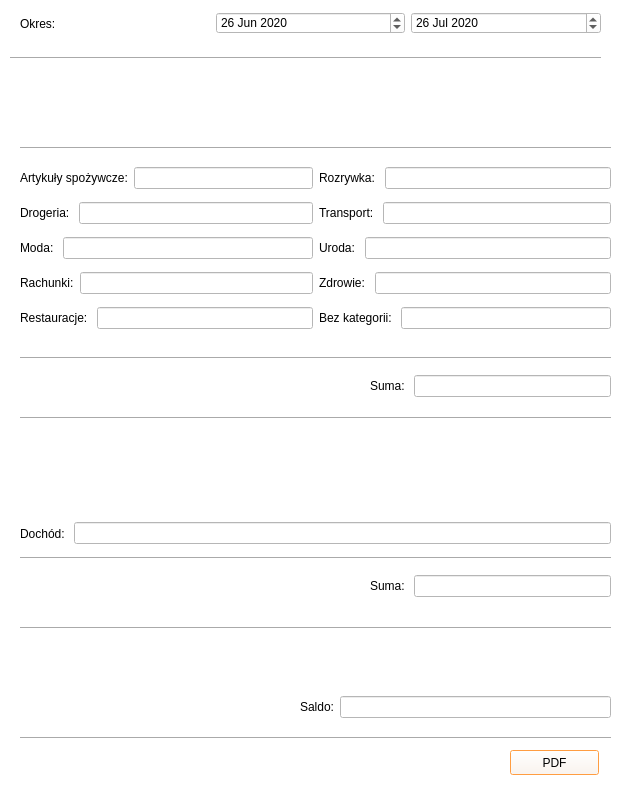
<?xml version="1.0" encoding="UTF-8"?>
<ui version="4.0">
 <class>Analysis</class>
 <widget class="QDialog" name="Analysis">
  <property name="geometry">
   <rect>
    <x>0</x>
    <y>0</y>
    <width>637</width>
    <height>785</height>
   </rect>
  </property>
  <property name="windowTitle">
   <string>Dialog</string>
  </property>
  <property name="styleSheet">
   <string notr="true">background-color: rgb(255, 255, 255);
selection-background-color: rgb(245, 121, 0);</string>
  </property>
  <widget class="QWidget" name="widget" native="true">
   <property name="geometry">
    <rect>
     <x>250</x>
     <y>60</y>
     <width>120</width>
     <height>80</height>
    </rect>
   </property>
   <property name="styleSheet">
    <string notr="true">image: url(:/images/iconsf-decrease-96.png);</string>
   </property>
  </widget>
  <widget class="Line" name="line_2">
   <property name="geometry">
    <rect>
     <x>20</x>
     <y>140</y>
     <width>591</width>
     <height>16</height>
    </rect>
   </property>
   <property name="orientation">
    <enum>Qt::Horizontal</enum>
   </property>
  </widget>
  <widget class="Line" name="line">
   <property name="geometry">
    <rect>
     <x>20</x>
     <y>350</y>
     <width>591</width>
     <height>16</height>
    </rect>
   </property>
   <property name="orientation">
    <enum>Qt::Horizontal</enum>
   </property>
  </widget>
  <widget class="Line" name="line_3">
   <property name="geometry">
    <rect>
     <x>20</x>
     <y>410</y>
     <width>591</width>
     <height>16</height>
    </rect>
   </property>
   <property name="orientation">
    <enum>Qt::Horizontal</enum>
   </property>
  </widget>
  <widget class="QWidget" name="widget_2" native="true">
   <property name="geometry">
    <rect>
     <x>250</x>
     <y>430</y>
     <width>120</width>
     <height>80</height>
    </rect>
   </property>
   <property name="styleSheet">
    <string notr="true">image: url(:/images/iconsf-increase-96.png);</string>
   </property>
  </widget>
  <widget class="QWidget" name="layoutWidget">
   <property name="geometry">
    <rect>
     <x>370</x>
     <y>570</y>
     <width>241</width>
     <height>32</height>
    </rect>
   </property>
   <layout class="QHBoxLayout" name="horizontalLayout_14">
    <item>
     <widget class="QLabel" name="label_14">
      <property name="styleSheet">
       <string notr="true">font: 14pt &quot;Ubuntu&quot;;</string>
      </property>
      <property name="text">
       <string>Suma: </string>
      </property>
     </widget>
    </item>
    <item>
     <widget class="QLineEdit" name="lineEdit_13">
      <property name="styleSheet">
       <string notr="true">color: rgb(6, 185, 24);
font: 14pt &quot;Ubuntu&quot;;</string>
      </property>
      <property name="text">
       <string/>
      </property>
     </widget>
    </item>
   </layout>
  </widget>
  <widget class="Line" name="line_4">
   <property name="geometry">
    <rect>
     <x>20</x>
     <y>550</y>
     <width>591</width>
     <height>16</height>
    </rect>
   </property>
   <property name="orientation">
    <enum>Qt::Horizontal</enum>
   </property>
  </widget>
  <widget class="Line" name="line_5">
   <property name="geometry">
    <rect>
     <x>20</x>
     <y>620</y>
     <width>591</width>
     <height>16</height>
    </rect>
   </property>
   <property name="orientation">
    <enum>Qt::Horizontal</enum>
   </property>
  </widget>
  <widget class="QWidget" name="widget_3" native="true">
   <property name="geometry">
    <rect>
     <x>30</x>
     <y>640</y>
     <width>120</width>
     <height>80</height>
    </rect>
   </property>
   <property name="styleSheet">
    <string notr="true">image: url(:/images/icons8-money-box-96.png);</string>
   </property>
  </widget>
  <widget class="QPushButton" name="pushButton">
   <property name="geometry">
    <rect>
     <x>510</x>
     <y>750</y>
     <width>89</width>
     <height>25</height>
    </rect>
   </property>
   <property name="text">
    <string>PDF</string>
   </property>
  </widget>
  <widget class="Line" name="line_6">
   <property name="geometry">
    <rect>
     <x>20</x>
     <y>730</y>
     <width>591</width>
     <height>16</height>
    </rect>
   </property>
   <property name="orientation">
    <enum>Qt::Horizontal</enum>
   </property>
  </widget>
  <widget class="Line" name="line_7">
   <property name="geometry">
    <rect>
     <x>10</x>
     <y>50</y>
     <width>591</width>
     <height>16</height>
    </rect>
   </property>
   <property name="orientation">
    <enum>Qt::Horizontal</enum>
   </property>
  </widget>
  <widget class="QWidget" name="">
   <property name="geometry">
    <rect>
     <x>20</x>
     <y>160</y>
     <width>591</width>
     <height>181</height>
    </rect>
   </property>
   <layout class="QHBoxLayout" name="horizontalLayout_11">
    <item>
     <layout class="QVBoxLayout" name="verticalLayout">
      <item>
       <layout class="QHBoxLayout" name="horizontalLayout">
        <item>
         <widget class="QLabel" name="label_3">
          <property name="text">
           <string>Artykuły spożywcze:</string>
          </property>
         </widget>
        </item>
        <item>
         <widget class="QLineEdit" name="lineEdit"/>
        </item>
       </layout>
      </item>
      <item>
       <layout class="QHBoxLayout" name="horizontalLayout_2">
        <item>
         <widget class="QLabel" name="label_4">
          <property name="text">
           <string>Drogeria: </string>
          </property>
         </widget>
        </item>
        <item>
         <widget class="QLineEdit" name="lineEdit_2"/>
        </item>
       </layout>
      </item>
      <item>
       <layout class="QHBoxLayout" name="horizontalLayout_3">
        <item>
         <widget class="QLabel" name="label_6">
          <property name="text">
           <string>Moda: </string>
          </property>
         </widget>
        </item>
        <item>
         <widget class="QLineEdit" name="lineEdit_4"/>
        </item>
       </layout>
      </item>
      <item>
       <layout class="QHBoxLayout" name="horizontalLayout_4">
        <item>
         <widget class="QLabel" name="label_8">
          <property name="text">
           <string>Rachunki:</string>
          </property>
         </widget>
        </item>
        <item>
         <widget class="QLineEdit" name="lineEdit_5"/>
        </item>
       </layout>
      </item>
      <item>
       <layout class="QHBoxLayout" name="horizontalLayout_5">
        <item>
         <widget class="QLabel" name="label">
          <property name="text">
           <string>Restauracje: </string>
          </property>
         </widget>
        </item>
        <item>
         <widget class="QLineEdit" name="lineEdit_6"/>
        </item>
       </layout>
      </item>
     </layout>
    </item>
    <item>
     <layout class="QVBoxLayout" name="verticalLayout_2">
      <item>
       <layout class="QHBoxLayout" name="horizontalLayout_6">
        <item>
         <widget class="QLabel" name="label_12">
          <property name="text">
           <string>Rozrywka: </string>
          </property>
         </widget>
        </item>
        <item>
         <widget class="QLineEdit" name="lineEdit_11"/>
        </item>
       </layout>
      </item>
      <item>
       <layout class="QHBoxLayout" name="horizontalLayout_7">
        <item>
         <widget class="QLabel" name="label_2">
          <property name="text">
           <string>Transport: </string>
          </property>
         </widget>
        </item>
        <item>
         <widget class="QLineEdit" name="lineEdit_7"/>
        </item>
       </layout>
      </item>
      <item>
       <layout class="QHBoxLayout" name="horizontalLayout_8">
        <item>
         <widget class="QLabel" name="label_9">
          <property name="text">
           <string>Uroda: </string>
          </property>
         </widget>
        </item>
        <item>
         <widget class="QLineEdit" name="lineEdit_8"/>
        </item>
       </layout>
      </item>
      <item>
       <layout class="QHBoxLayout" name="horizontalLayout_9">
        <item>
         <widget class="QLabel" name="label_10">
          <property name="text">
           <string>Zdrowie: </string>
          </property>
         </widget>
        </item>
        <item>
         <widget class="QLineEdit" name="lineEdit_9"/>
        </item>
       </layout>
      </item>
      <item>
       <layout class="QHBoxLayout" name="horizontalLayout_10">
        <item>
         <widget class="QLabel" name="label_11">
          <property name="text">
           <string>Bez kategorii: </string>
          </property>
         </widget>
        </item>
        <item>
         <widget class="QLineEdit" name="lineEdit_10"/>
        </item>
       </layout>
      </item>
     </layout>
    </item>
   </layout>
  </widget>
  <widget class="QWidget" name="">
   <property name="geometry">
    <rect>
     <x>370</x>
     <y>370</y>
     <width>241</width>
     <height>32</height>
    </rect>
   </property>
   <layout class="QHBoxLayout" name="horizontalLayout_12">
    <item>
     <widget class="QLabel" name="label_13">
      <property name="styleSheet">
       <string notr="true">font: 14pt &quot;Ubuntu&quot;;</string>
      </property>
      <property name="text">
       <string>Suma: </string>
      </property>
     </widget>
    </item>
    <item>
     <widget class="QLineEdit" name="lineEdit_12">
      <property name="styleSheet">
       <string notr="true">color: rgb(204, 0, 0);
font: 14pt &quot;Ubuntu&quot;;</string>
      </property>
      <property name="text">
       <string/>
      </property>
     </widget>
    </item>
   </layout>
  </widget>
  <widget class="QWidget" name="">
   <property name="geometry">
    <rect>
     <x>20</x>
     <y>520</y>
     <width>591</width>
     <height>27</height>
    </rect>
   </property>
   <layout class="QHBoxLayout" name="horizontalLayout_13">
    <item>
     <widget class="QLabel" name="label_5">
      <property name="text">
       <string>Dochód: </string>
      </property>
     </widget>
    </item>
    <item>
     <widget class="QLineEdit" name="lineEdit_3"/>
    </item>
   </layout>
  </widget>
  <widget class="QWidget" name="">
   <property name="geometry">
    <rect>
     <x>300</x>
     <y>690</y>
     <width>311</width>
     <height>34</height>
    </rect>
   </property>
   <layout class="QHBoxLayout" name="horizontalLayout_15">
    <item>
     <widget class="QLabel" name="label_7">
      <property name="styleSheet">
       <string notr="true">font: 16pt &quot;Ubuntu&quot;;</string>
      </property>
      <property name="text">
       <string>Saldo:</string>
      </property>
     </widget>
    </item>
    <item>
     <widget class="QLineEdit" name="lineEdit_14">
      <property name="styleSheet">
       <string notr="true">font: 16pt &quot;Ubuntu&quot;;</string>
      </property>
     </widget>
    </item>
   </layout>
  </widget>
  <widget class="QWidget" name="">
   <property name="geometry">
    <rect>
     <x>20</x>
     <y>10</y>
     <width>581</width>
     <height>27</height>
    </rect>
   </property>
   <layout class="QHBoxLayout" name="horizontalLayout_16">
    <item>
     <widget class="QLabel" name="label_15">
      <property name="text">
       <string>Okres: </string>
      </property>
     </widget>
    </item>
    <item>
     <widget class="QDateEdit" name="dateEdit">
      <property name="date">
       <date>
        <year>2020</year>
        <month>6</month>
        <day>26</day>
       </date>
      </property>
     </widget>
    </item>
    <item>
     <widget class="QDateEdit" name="dateEdit_2">
      <property name="date">
       <date>
        <year>2020</year>
        <month>7</month>
        <day>26</day>
       </date>
      </property>
     </widget>
    </item>
   </layout>
  </widget>
 </widget>
 <resources/>
 <connections/>
</ui>
